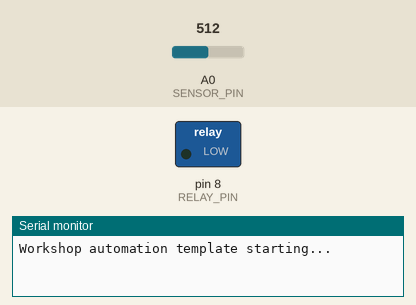
This sketch was run on a simulated Arduino Uno, built with avr-gcc and run on an emulated ATmega328P. Parts: switched loads named in the sketch (green lamp = pin HIGH), the last lines printed to the serial monitor. Dashed ring = blinking. The inputs (shaded band) are chosen by the test bench; at power-on: A0 (SENSOR_PIN) = 512.

Above: at 1.2 s.
1.3 s: A0 (SENSOR_PIN) set to 583
2.8 s: A0 (SENSOR_PIN) set to 616
At 3.0 s:
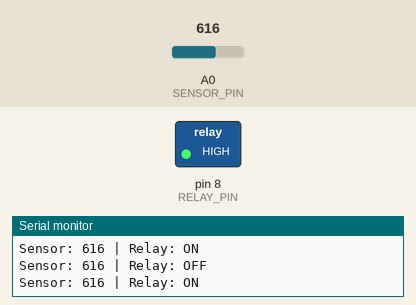
5.8 s: A0 (SENSOR_PIN) set to 590
At 5.8 s:
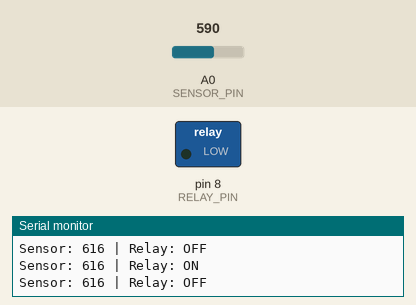
7.3 s: A0 (SENSOR_PIN) set to 610
At 7.51 s:
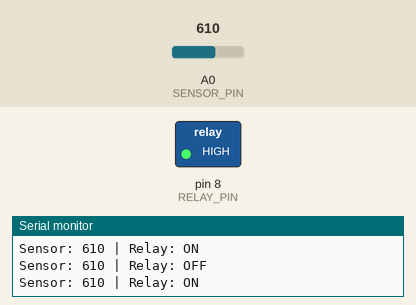
Timing chart, 0 to 11.3 s (numbered marks = the images above; inputs shaded):
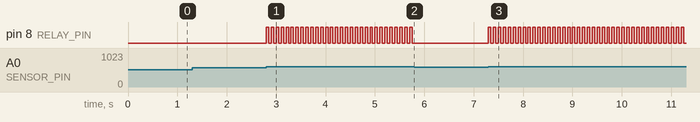

Measured:
- the behaviour switches between 599 and 600 on A0 (SENSOR_PIN) (found by bisection; images 0 and 1)
- after the input at 1.3 s, every drawn part: stays the same
- after the input at 2.8 s, pin 8 (RELAY_PIN): alternates HIGH for 0.05 s and LOW for 0.05 s, starting at once
- after the input at 5.8 s, pin 8 (RELAY_PIN): stops changing and stays LOW
- after the input at 7.3 s, pin 8 (RELAY_PIN): alternates HIGH for 0.05 s and LOW for 0.05 s, starting at once

The sketch:

workshop_automation_template.ino
```cpp
/*
  Workshop Automation Template
  ----------------------------
  Purpose: Describe the automation goal (e.g., control shop lights, trigger dust collection, monitor temperature).

  Hardware:
  - Board: <Board name>
  - Pins: <Pin mappings>
  - Components: <Switches, relays, sensors>

  Notes:
  - Document wiring here.
  - Keep logic small and focused; use helper functions for repeated actions.
*/

// Pin assignments
const int RELAY_PIN = 8;   // Example output pin
const int SENSOR_PIN = A0; // Example input pin

// Timing and thresholds
const unsigned long DEBOUNCE_MS = 50;
const int SENSOR_THRESHOLD = 600;

unsigned long lastChange = 0;
bool relayState = false;

void setup() {
  pinMode(RELAY_PIN, OUTPUT);
  pinMode(SENSOR_PIN, INPUT);
  digitalWrite(RELAY_PIN, LOW);
  Serial.begin(9600);
  Serial.println("Workshop automation template starting...");
}

void loop() {
  const int sensorValue = analogRead(SENSOR_PIN);
  const unsigned long now = millis();

  if (shouldToggle(sensorValue, now)) {
    toggleRelay();
    logState(sensorValue);
  }
}

bool shouldToggle(int sensorValue, unsigned long now) {
  if (sensorValue < SENSOR_THRESHOLD) {
    return false;
  }

  const bool allowed = now - lastChange >= DEBOUNCE_MS;
  return allowed;
}

void toggleRelay() {
  relayState = !relayState;
  digitalWrite(RELAY_PIN, relayState ? HIGH : LOW);
  lastChange = millis();
}

void logState(int sensorValue) {
  Serial.print("Sensor: ");
  Serial.print(sensorValue);
  Serial.print(" | Relay: ");
  Serial.println(relayState ? "ON" : "OFF");
}
```
